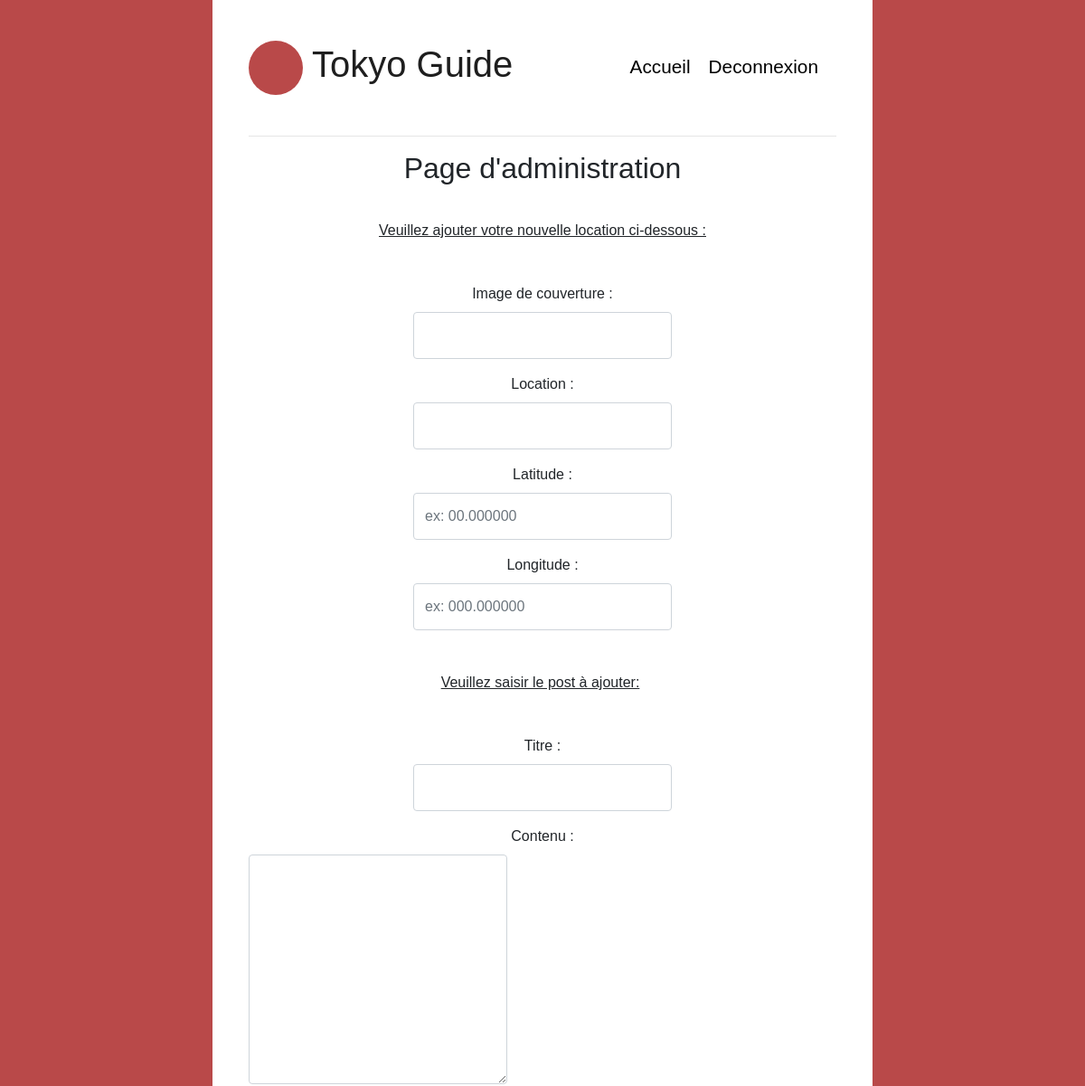
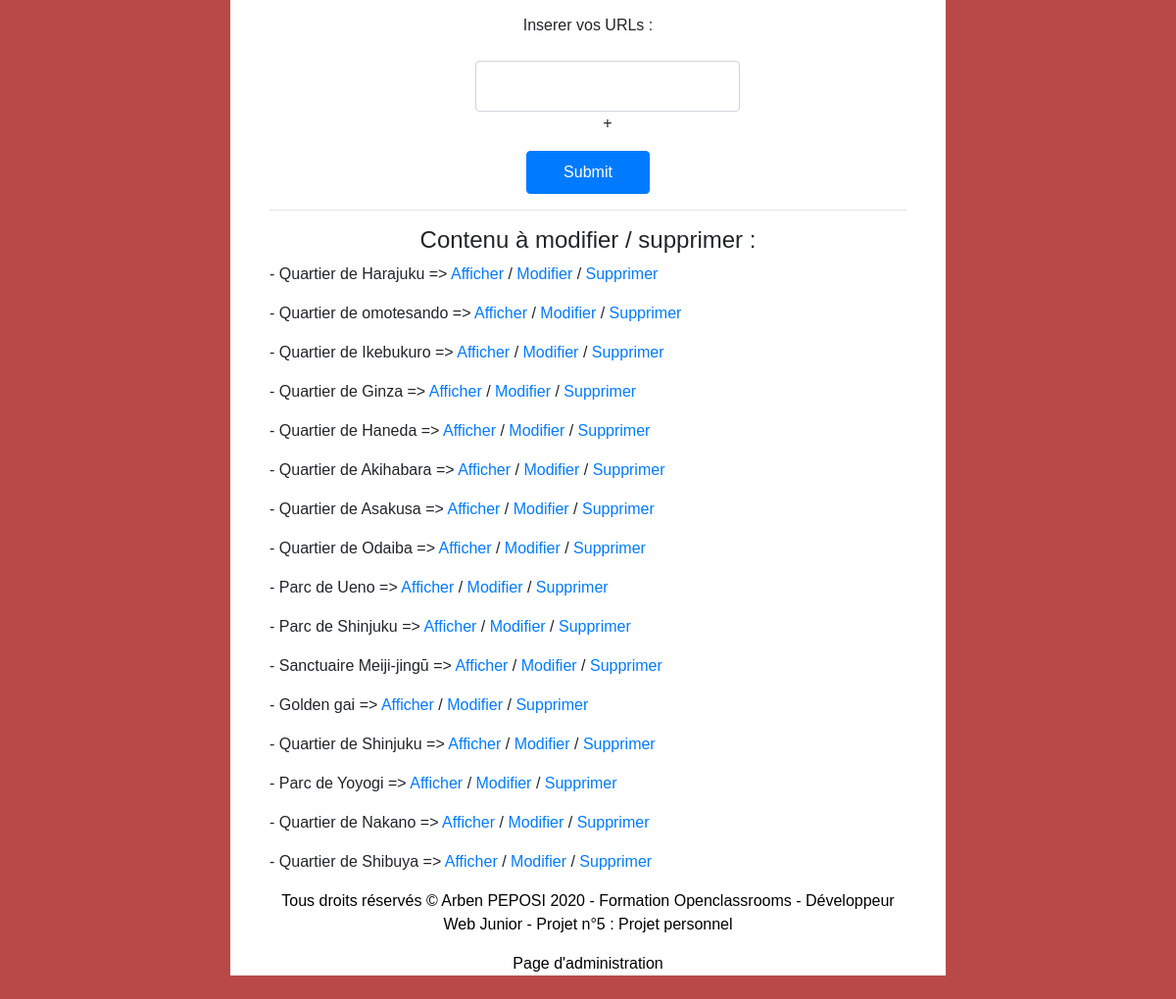
The page /index.php?action=admin (signed in) on the database its author committed (2 pictures, top to bottom).
### tables this page shows
CREATE TABLE IF NOT EXISTS `location` (
  `id` int(11) NOT NULL AUTO_INCREMENT,
  `location_name` text NOT NULL,
  `latitude` decimal(10,7) NOT NULL,
  `longitude` decimal(11,7) NOT NULL,
  `title` varchar(255) NOT NULL,
  `content` text NOT NULL,
  `cover_img` varchar(255) NOT NULL,
  `creation_date` datetime NOT NULL,
  PRIMARY KEY (`id`)
);

### Controller/ControllerUser.php (called while the page is built, shortened)
<?php
require_once('Model/LocationManager.php');
class User
{
    private $locationManager;
    public function __construct()
    {
        $this->locationManager = new TokyoAPI\Model\LocationManager();
    }
    public function adminPage()
    {
        $listLocations = $this->locationManager->getLocations();
        require('View/frontend/adminView.php');
    }
}

### Model/LocationManager.php (called while the page is built, shortened)
<?php
class LocationManager extends Manager
{
    public function getLocations(): array
    {
        try {
            $db = $this->dbConnect();
            $req = $db->query('SELECT id, location_name, latitude, longitude, title, content, cover_img, DATE_FORMAT(creation_date, \'%d/%m/%Y à %Hh%imin%ss\') AS creation_date_fr FROM `location` ORDER BY creation_date DESC');
            $req->setFetchMode(\PDO::FETCH_CLASS, Location::class);
            $locations = $req->fetchAll();
            return $locations;
        } catch (\PDOException $exception) {
            var_dump($db->errorInfo());
            die('Erreur : ' . $exception->getMessage());
        }
    }
}

### View/frontend/adminView.php (the view, shortened to what this page needs)
<!DOCTYPE html>
<?php include('template/header.php'); ?>
<div id="bloc-page">
    <div class="admin">
        <hr>
        <h2>Page d'administration</h2>
        <p class='location'>Veuillez ajouter votre nouvelle location ci-dessous :</p>
        <form class="form" action="index.php?action=addLocation" method="post">
            <div class="form-group">
                <label class="url" for="url">Image de couverture : </label><input type="url" class="form-control input-size" name="url" required>
            </div>
            <div class="form-group">
                <label for="name">Location</label> : <input type="text" class="form-control input-size" name="name" required>
            </div>
            <div class="form-group">
                <label for="latitude">Latitude :</label> <input type="number" class="form-control input-size" name="latitude" step="any" placeholder="ex: 00.000000" minlength="8" required>
            </div>
            <div class="form-group">
                <label for="longitude">Longitude :</label> <input type="number" class="form-control input-size" name="longitude" step="any" placeholder="ex: 000.000000" minlength="8" required>
            </div>
            <p class="location"> Veuillez saisir le post à ajouter:</p>
            <div class="form-group">
                <label for="Title">Titre : </label><input type="text" class="form-control  input-size" name="title" required>
            </div>
            <div class="form-group">
                <label for="content">Contenu : </label><textarea name="content" class="form-control input-size" cols="30" rows="10"></textarea>
            </div>
            <div class="form-group">
                <label class="url_label" for="url">
                    <p>Inserer vos URLs : </p>
                </label>
                <ul id="myList">
                    <li><input type="url" class="form-control input-size" name="images[]">
                        <span class="buttonAdd">+</span>
                    </li>
                </ul>
            </div>
            <div class="form-group">
                <button type="submit" name="submit" class="btn btn-primary">Submit</button>
            </div>
        </form>
        <hr>
        <h4>Contenu à modifier / supprimer :</h4>
        <?php
        foreach ($listLocations as $data) : ?>
            <p>- <?= $data->title; ?> => <a href="index.php?action=location&amp;id=<?= $data->id ?>">Afficher</a> / <a href="index.php?action=updateLocation&amp;id=<?= $data->id ?>">Modifier</a> / <a href="index.php?action=deletePost&amp;id=<?= $data->id ?>">Supprimer</a></p>
        <?php
        endforeach;
        ?>
    </div>
    <?php include('template/footer.php'); ?>
</div>
<?php $content = ob_get_clean(); ?>
<?php include('template/html.php'); ?>

### index.php (shortened to what this page needs)
<?php
require('Controller/ControllerUser.php');
$locationController = new Location();
$commentController = new Comment();
$userController = new User();
if (isset($_GET['action'])) {
    if ($_GET['action'] == 'listLocations') {
        $locationController->listLocations();
    } elseif ($_GET['action'] == 'location') {
        if (!isset($_GET['page'])) {
            $_GET['page'] = 1;
        }
        $locationController->location($_GET['page'], $_GET['id']);
    } elseif ($_GET['action'] == 'json_data') {
        $locationController->readAll();
    } elseif ($_GET['action'] == 'addComment') {
        if (isset($_POST['comment']) && !empty($_POST['comment'])) {
            $commentController->addComment($_GET['id'], $_SESSION['username'], strip_tags($_POST['comment']));
        } else {
            print 'Champs vides ou inexistant';
        }
    } elseif ($_GET['action'] == 'updateLocation') {
        $locationController->updatePage($_GET['id']);
    } elseif ($_GET['action'] == 'admin') {
        if (isset($_SESSION['user_role']) && $_SESSION['user_role'] == 'admin') {
            $userController->adminPage();
        } else {
            header('Location:index.php?action=listLocations');
        }
    } elseif ($_GET['action'] == 'connection') {
        $userController->signInUserPage();
    } elseif ($_GET['action'] == 'connectionAdmin') {
        $userController->signInAdminPage();
    } elseif ($_GET['action'] == 'admin') {
        if (isset($_SESSION['user_role']) && $_SESSION['user_role'] == 'admin') {
            $userController->adminPage();
        } else {
            header('Location:index.php?action=listLocations');
        }
    } elseif ($_GET['action'] == 'adminpost') {
        if (isset($_GET['id']) && $_GET['id'] > 0) {
            $locationController->location($_GET['page'], $_GET['id']);
        } else {
            echo 'Erreur : aucun identifiant de billet envoyé';
        }
    } elseif ($_GET['action'] == 'subscription') {
        $userController->signUpView();
    } elseif ($_GET['action'] == 'deletePost') {
        $locationController->deleteLocation($_GET['id']);
    } elseif ($_GET['action'] == 'deleteComment') {
        $commentController->deleteComment($_GET['id']);
    } elseif ($_GET['action'] == 'disconnected') {
        $userController->logOut();
    }
} else {
    $locationController->listLocations();
}

### View/frontend/Template/header.php (shortened to what this page needs)
<header>
    <nav>
        <div id="logo">
            <div class="circle"></div>
            <h1>Tokyo Guide</h1>
        </div>
        <ul class="navigation">
            <li><a href="index.php">Accueil</a></li>
            <?php
            if (isset($_SESSION['username'])) {
            ?>
                <li><a href="index.php?action=disconnected">Deconnexion</a></li>
            <?php
            } else {
            ?>
                <li><a href="index.php?action=connection">Connectez-vous </a></li>
            <?php
            }
            ?>
        </ul>
    </nav>
</header>

### View/frontend/Template/footer.php
<footer>
    <p>Tous droits réservés © Arben PEPOSI 2020 - Formation Openclassrooms - Développeur Web Junior - Projet n°5 : Projet personnel</p>
    <?php if (isset($_SESSION['username'])) {
        if ($_SESSION['user_role'] == 'admin') { ?>
            <p><a href="index.php?action=admin">Page d'administration</a></p>
        <?php }
    } else { ?>
        <p class="admin"><a href="index.php?action=connectionAdmin">Espace administrateur</a></p>
    <?php }
    ?>
</footer>

### View/frontend/Template/html.php (shortened to what this page needs)
<!DOCTYPE html>
<html lang="fr">
<head>
   <link rel="stylesheet" href="https://unpkg.com/leaflet@1.7.1/dist/leaflet.css" />
   <link href="Public/css/style.css" rel="stylesheet" />
   <link href="Public/css/responsive.css" rel="stylesheet" />
   <link rel="stylesheet" type="text/css" href="https://stackpath.bootstrapcdn.com/bootstrap/4.5.2/css/bootstrap.min.css">
</head>
<body>
   <?= $content ?>
</body>
</html>

### Public/css/style.css (style rules this page uses)
html { background: rgb(185, 73, 73); }
body { background-color:inherit !important; }
* { list-style: none; text-decoration: none; font-family: "SourceSansPro-Regular", sans-serif; box-sizing:inherit !important; }
img, button { border-radius: 5px; }
#logo { display: flex; align-items: center; align-content: flex-end; }
.circle { width: 80px; height: 80px; border-radius: 50%; background: rgb(185, 73, 73); }
h1 { margin: 0; font-size: 2.5em; padding-left: 10px; font-family: "SourceSansPro-Bold", sans-serif; }
nav { display: flex !important; justify-content: space-between; align-items: center; top: 0; left: 50%; transform: translate(-50%, 0); height: 150px; background: #fff; position: fixed; z-index: 3; color: rgb(30, 30, 30); }
nav .navigation { clear: none; float: right; max-height: none; display: flex; justify-content: center; align-items:center; font-size: 1.3em; margin:0; }
li a, a { color: #000; }
.navigation a:after { display: block; content: ""; border-bottom: 3px solid rgb(185, 73, 73); transform: scaleX(0); transition: transform 250ms ease-in-out; }
.navigation li:nth-child(1), .navigation li:nth-child(2), .navigation li:nth-child(3), .navigation li:nth-child(4) { padding-right: 20px; }
h2, h3 { text-align: center; }
nav, #bloc-page { width: 1400px; padding: 0 40px 0 40px; background: #fff; }
#bloc-page { margin: 150px auto 50px auto; height: auto; }
.admin .input-size { width:40% !important; }
p.location { text-align:center; padding:30px; text-decoration: underline; }
.form-group { text-align:center; }
h4 { text-align: center; font-size:1.3em; }
#myList { margin:0; }
form input, .connection input, .inscription input { width:300px; margin:auto; }
button { width:100px; height:30px; }
.buttonAdd { border-radius: 50%; width:30px; height:30px; }
footer { text-align:center; color: #000 !important; }
footer a { text-align:center; color: #000 !important; }

### Public/css/responsive.css (style rules this page uses)
@media all and (max-width: 1200px) { nav, #bloc-page { width: 1000px; } }
@media all and (max-width: 1200px) { form p.location { width:60%; } }
@media all and (max-device-width:992px) { nav, #bloc-page, .section, #map { width: 650px; } }
@media all and (max-device-width:992px) { .circle { width:60px; height:60px; } }
@media all and (max-device-width:992px) { h1 { font-size:2em; } }
@media all and (max-device-width:992px) { form p.location { width:90%; } }

### rows shown on the page
location: title "Quartier de Harajuku"
location: title "Quartier de omotesando"
location: title "Quartier de Ikebukuro"
location: title "Quartier de Ginza"
location: title "Quartier de Haneda"
location: title "Quartier de Akihabara"
location: title "Quartier de Asakusa"
location: title "Quartier de Odaiba"
location: title "Parc de Ueno"
location: title "Parc de Shinjuku"
location: title "Sanctuaire Meiji-jingū"
location: title "Golden gai"
location: title "Quartier de Shinjuku"
location: title "Parc de Yoyogi"
location: title "Quartier de Nakano"
location: title "Quartier de Shibuya"
